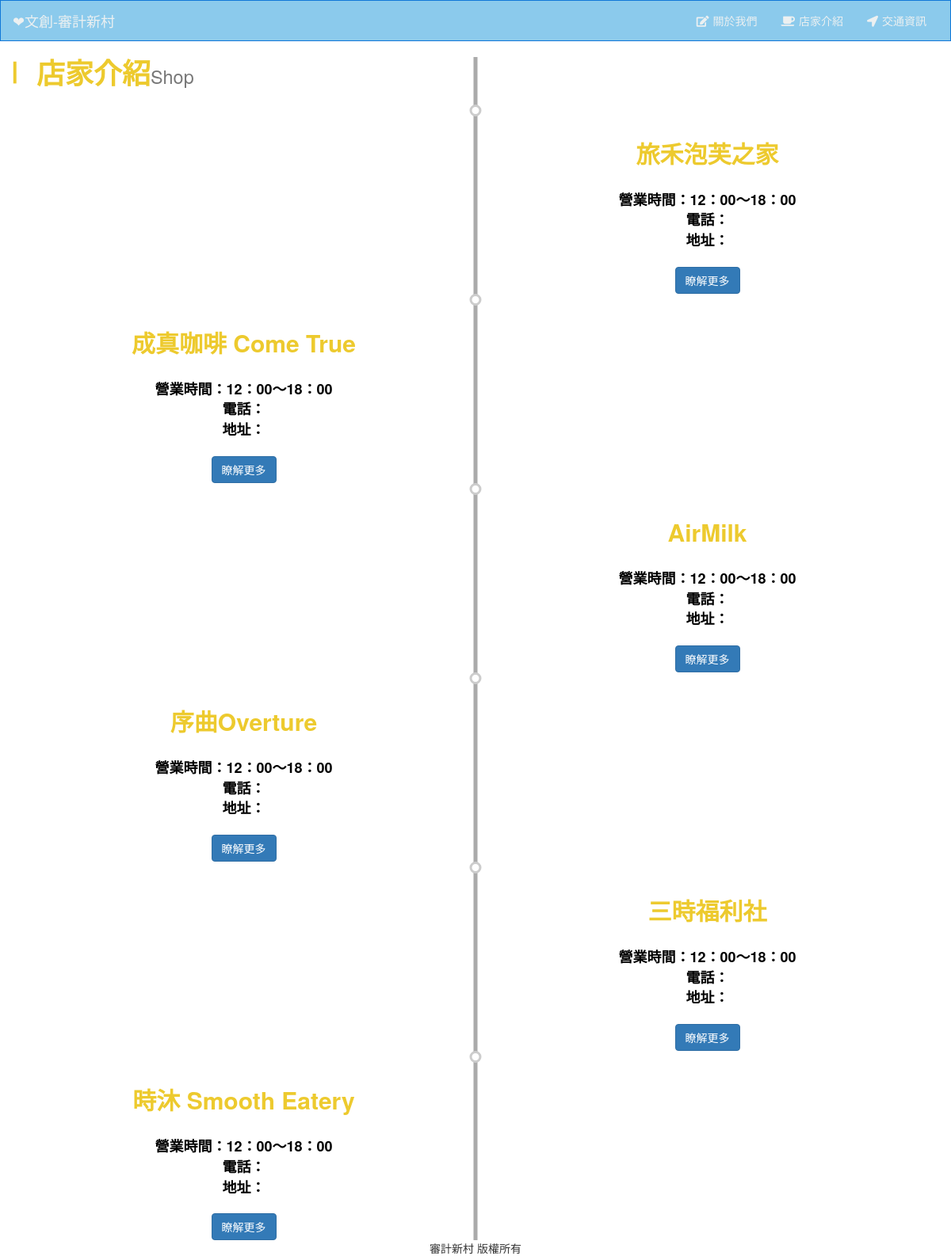
Screenshot of /I_culture_website/i_culture_shop.php?shop_type=f with the database file from the repository.
### tables this page shows
CREATE TABLE `shop` (
  `Shop_ID` int(11) NOT NULL,
  `Kind` varchar(20) NOT NULL,
  `Name` varchar(20) NOT NULL,
  `Introduce` varchar(50) NOT NULL,
  `Image` varchar(20) NOT NULL,
  `URL` varchar(90) NOT NULL,
  `Tel` varchar(15) NOT NULL,
  `Addr` varchar(100) NOT NULL,
  `Deleted` tinyint(4) NOT NULL DEFAULT 0 COMMENT '0(未被排除) 1(已排除)'
);

### I_culture_website/i_culture_shop.php (the view, shortened to what this page needs)
<?php
	require_once "core/init.php";
	include "include/head.php";
	include "include/navigation.php";
	$shop_type = $_GET['shop_type'];
	$shopQ = $db->query("SELECT * FROM shop WHERE Kind = '{$shop_type}'");
 ?>
<div class="timeline-section">
	<h1 class="shop_title">∣ 店家介紹<small>Shop</small></h1>
	<?php
		$cnt = 0;
		while($shop = mysqli_fetch_assoc($shopQ)):
			$cnt++;
		?>
		<div class="container">
			<div class="row timeline-pointer-section">
				<div class="<?php echo ($cnt%2 == 0)?'col-md-6 text-center':'col-md-6 col-md-push-6 text-center'; ?>">
					<div class="shop_text">
					<h2 class="shop_title"><?php echo $shop['Name']; ?></h2>
					<ul class="shop_list">
						<li>營業時間：12：00～18：00</li>
						<li>電話：<?php echo $shop['Tel']; ?></li>
						<li>地址：<?php echo $shop['Addr']; ?></li>
					</ul>
					<a href="i_culture_shop01.html" class="btn btn-primary">瞭解更多</a>
					</div>
				</div>
				<div class="col-md-6 <?php echo ($cnt%2 == 0)?'':'col-md-pull-6'; ?>">
				</div>
			</div>
		</div>
	<?php endwhile; ?>
</div>
 <?php
 	include "include/footer.php";
  ?>

### I_culture_website/css/main.css (style rules this page uses)
body { background-repeat: no-repeat; background-attachment: fixed; background-position: center center; -webkit-background-size: cover; background-size: cover; }
.shop_title { font-weight: bold; color:#EDCA2E; margin-bottom: 20px; }
.shop_list { list-style-type: none; padding:10px 0px; font-weight: bold; color:black; font-size: 18px; }
.shop_text { padding-top: 25px; }
.timeline-section { position: relative; }
.timeline-section:before { position: absolute; content: ""; width: 5px; top: 0; bottom: 0; background-color: #aaa; left: 50%; transform: translateX(-50%); }
.timeline-pointer-section { position: relative; }
.timeline-pointer-section:before { position: absolute; content: ""; left: 50%; transform: translateX(-50%); width: 15px; height: 15px; background-color: white; border-radius: 50%; border: 3px solid #ccc; }

### rows the page displays
shop: Name "旅禾泡芙之家"
shop: Name "成真咖啡 Come True"
shop: Name "AirMilk"
shop: Name "序曲Overture"
shop: Name "三時福利社"
shop: Name "時沐 Smooth Eatery"
